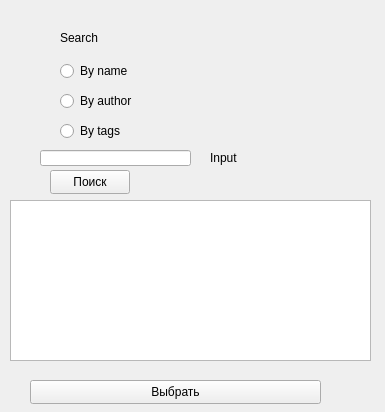
<?xml version="1.0" encoding="UTF-8"?>
<ui version="4.0">
 <class>SearchWindow</class>
 <widget class="QWidget" name="SearchWindow">
  <property name="geometry">
   <rect>
    <x>0</x>
    <y>0</y>
    <width>385</width>
    <height>412</height>
   </rect>
  </property>
  <property name="windowTitle">
   <string>Form</string>
  </property>
  <widget class="QRadioButton" name="radioButton">
   <property name="geometry">
    <rect>
     <x>60</x>
     <y>60</y>
     <width>91</width>
     <height>22</height>
    </rect>
   </property>
   <property name="text">
    <string>By name</string>
   </property>
  </widget>
  <widget class="QRadioButton" name="radioButton_2">
   <property name="geometry">
    <rect>
     <x>60</x>
     <y>90</y>
     <width>91</width>
     <height>22</height>
    </rect>
   </property>
   <property name="text">
    <string>By author</string>
   </property>
  </widget>
  <widget class="QRadioButton" name="radioButton_3">
   <property name="geometry">
    <rect>
     <x>60</x>
     <y>120</y>
     <width>91</width>
     <height>22</height>
    </rect>
   </property>
   <property name="text">
    <string>By tags</string>
   </property>
  </widget>
  <widget class="QLabel" name="label">
   <property name="geometry">
    <rect>
     <x>60</x>
     <y>30</y>
     <width>49</width>
     <height>16</height>
    </rect>
   </property>
   <property name="text">
    <string>Search</string>
   </property>
  </widget>
  <widget class="QLineEdit" name="lineEdit">
   <property name="geometry">
    <rect>
     <x>40</x>
     <y>150</y>
     <width>151</width>
     <height>16</height>
    </rect>
   </property>
  </widget>
  <widget class="QLabel" name="label_2">
   <property name="geometry">
    <rect>
     <x>210</x>
     <y>150</y>
     <width>49</width>
     <height>16</height>
    </rect>
   </property>
   <property name="text">
    <string>Input</string>
   </property>
  </widget>
  <widget class="QPushButton" name="pushButton">
   <property name="geometry">
    <rect>
     <x>50</x>
     <y>170</y>
     <width>80</width>
     <height>24</height>
    </rect>
   </property>
   <property name="text">
    <string>Поиск</string>
   </property>
  </widget>
  <widget class="QPushButton" name="pushButton_2">
   <property name="geometry">
    <rect>
     <x>30</x>
     <y>380</y>
     <width>291</width>
     <height>24</height>
    </rect>
   </property>
   <property name="text">
    <string>Выбрать</string>
   </property>
  </widget>
  <widget class="QListWidget" name="listWidget">
   <property name="geometry">
    <rect>
     <x>10</x>
     <y>200</y>
     <width>361</width>
     <height>161</height>
    </rect>
   </property>
  </widget>
 </widget>
 <resources/>
 <connections/>
</ui>
